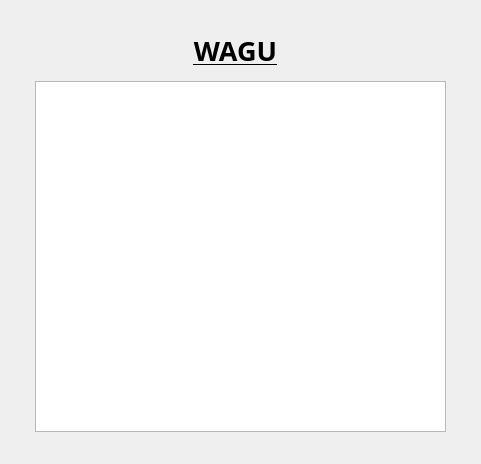
<?xml version="1.0" encoding="UTF-8"?>
<ui version="4.0">
 <class>mainDialog</class>
 <widget class="QDialog" name="mainDialog">
  <property name="geometry">
   <rect>
    <x>0</x>
    <y>0</y>
    <width>481</width>
    <height>464</height>
   </rect>
  </property>
  <property name="windowTitle">
   <string>배달 애플리케이션 - WAGU</string>
  </property>
  <widget class="QListWidget" name="rest_list">
   <property name="geometry">
    <rect>
     <x>35</x>
     <y>81</y>
     <width>411</width>
     <height>351</height>
    </rect>
   </property>
   <property name="font">
    <font>
     <family>Arial Black</family>
     <pointsize>18</pointsize>
     <weight>75</weight>
     <bold>true</bold>
    </font>
   </property>
  </widget>
  <widget class="QLabel" name="wagu_label">
   <property name="geometry">
    <rect>
     <x>150</x>
     <y>30</y>
     <width>171</width>
     <height>41</height>
    </rect>
   </property>
   <property name="font">
    <font>
     <family>Arial Black</family>
     <pointsize>20</pointsize>
     <weight>75</weight>
     <bold>true</bold>
     <underline>true</underline>
    </font>
   </property>
   <property name="text">
    <string>WAGU</string>
   </property>
   <property name="textFormat">
    <enum>Qt::PlainText</enum>
   </property>
   <property name="alignment">
    <set>Qt::AlignCenter</set>
   </property>
  </widget>
 </widget>
 <resources/>
 <connections/>
</ui>
